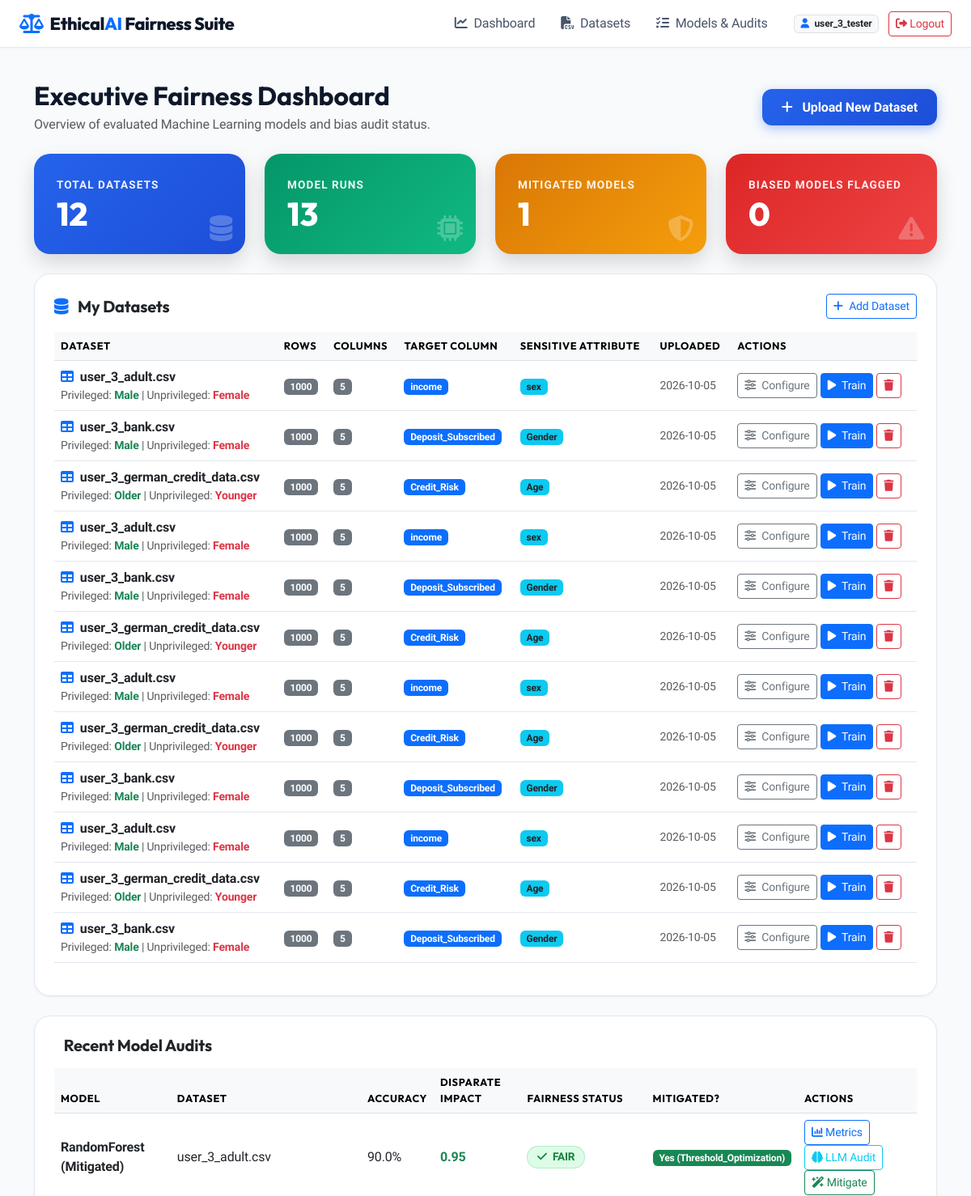
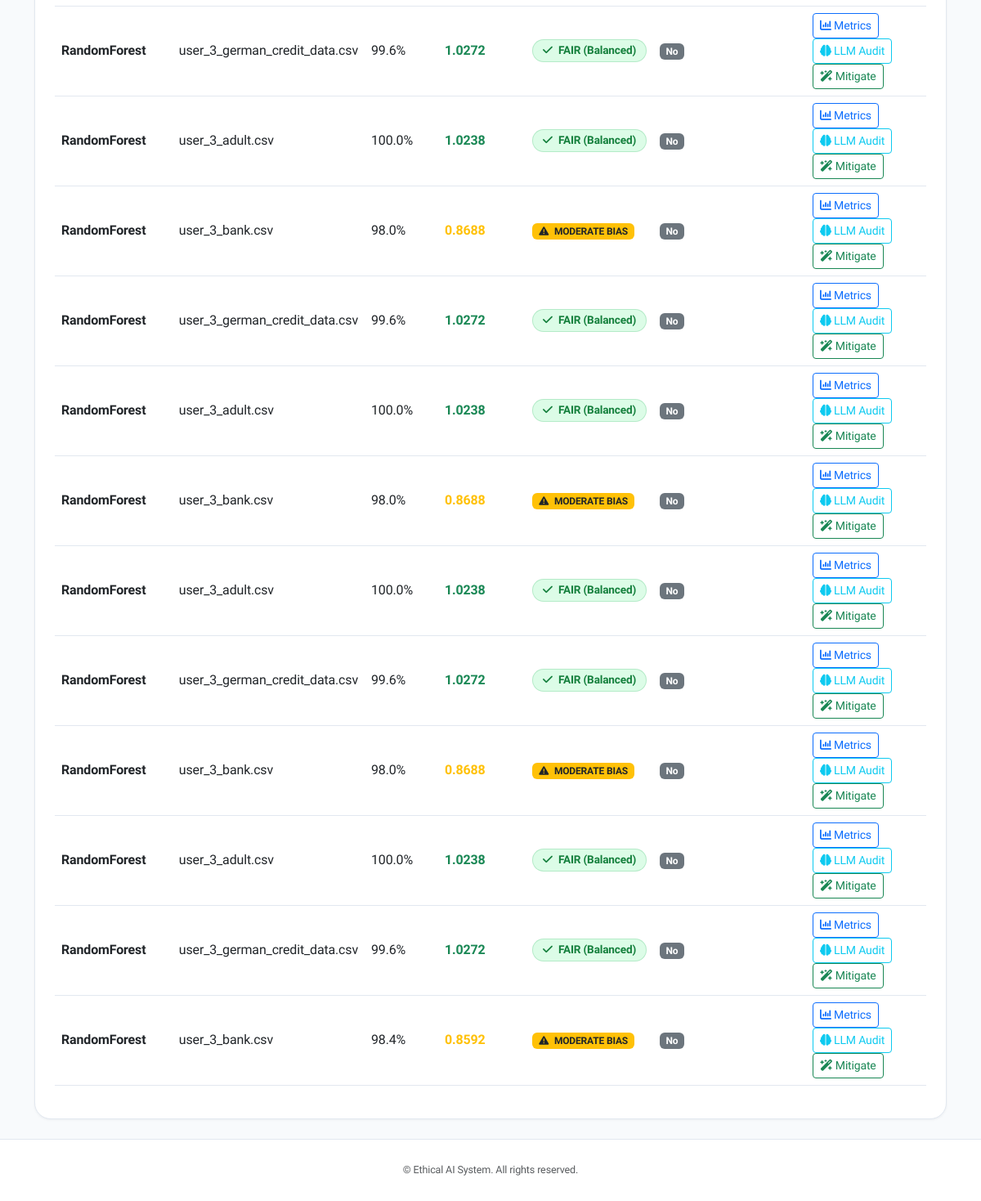
The app's page /dashboard (signed in) with its own data (2 pictures, top to bottom).
### tables this page shows
CREATE TABLE datasets (
    id INTEGER PRIMARY KEY AUTOINCREMENT,
    user_id INTEGER NOT NULL,
    filename VARCHAR(255) NOT NULL,
    filepath VARCHAR(255) NOT NULL,
    row_count INTEGER DEFAULT 0,
    column_count INTEGER DEFAULT 0,
    target_column VARCHAR(100),
    sensitive_column VARCHAR(100),
    privileged_group VARCHAR(100),
    unprivileged_group VARCHAR(100),
    uploaded_at TIMESTAMP DEFAULT CURRENT_TIMESTAMP, csv_content TEXT,
    FOREIGN KEY (user_id) REFERENCES users(id) ON DELETE CASCADE
);

CREATE TABLE model_runs (
    id INTEGER PRIMARY KEY AUTOINCREMENT,
    user_id INTEGER NOT NULL,
    dataset_id INTEGER NOT NULL,
    model_name VARCHAR(100) NOT NULL,
    accuracy REAL NOT NULL,
    precision_score REAL NOT NULL,
    recall_score REAL NOT NULL,
    f1_score REAL NOT NULL,
    disparate_impact REAL NOT NULL,
    demographic_parity_diff REAL NOT NULL,
    equalized_odds_diff REAL NOT NULL,
    equal_opportunity_diff REAL NOT NULL,
    is_mitigated BOOLEAN DEFAULT 0,
    mitigation_method VARCHAR(100) DEFAULT 'None',
    confusion_matrix_json TEXT NOT NULL,
    fairness_status VARCHAR(50) DEFAULT 'Unchecked',
    created_at TIMESTAMP DEFAULT CURRENT_TIMESTAMP, group_metrics_json TEXT DEFAULT NULL,
    FOREIGN KEY (user_id) REFERENCES users(id) ON DELETE CASCADE,
    FOREIGN KEY (dataset_id) REFERENCES datasets(id) ON DELETE CASCADE
);

### app.py (the view)
@app.route('/dashboard')
@login_required
def dashboard():
    user_id = session['user_id']
    datasets = get_user_datasets(user_id)
    conn = get_db_connection()
    cursor = conn.cursor()
    cursor.execute(
        """SELECT m.*, d.filename FROM model_runs m
           JOIN datasets d ON m.dataset_id = d.id
           WHERE m.user_id = ? ORDER BY m.created_at DESC""",
        (user_id,)
    )
    model_runs = [dict(r) for r in cursor.fetchall()]
    conn.close()
    mitigated_count = sum(1 for r in model_runs if r['is_mitigated'])
    biased_count = sum(1 for r in model_runs if 'BIASED' in r['fairness_status'])
    return render_template(
        'dashboard.html',
        datasets=datasets,
        model_runs=model_runs,
        mitigated_count=mitigated_count,
        biased_count=biased_count
    )

### app.py (called while the page is built)
def login_required(f):
    from functools import wraps
    @wraps(f)
    def decorated_function(*args, **kwargs):
        if 'user_id' not in session:
            flash('Please log in to access this page.', 'warning')
            return redirect(url_for('login_page'))
        return f(*args, **kwargs)
    return decorated_function

### models/auth.py (called while the page is built)
def get_db_connection():
    conn = sqlite3.connect(Config.DATABASE_PATH, timeout=30.0)
    conn.row_factory = sqlite3.Row
    return conn

### models/dataset_manager.py (called while the page is built)
def get_user_datasets(user_id):
    conn = get_db_connection()
    cursor = conn.cursor()
    cursor.execute("SELECT * FROM datasets WHERE user_id = ? ORDER BY uploaded_at DESC", (user_id,))
    datasets = cursor.fetchall()
    conn.close()
    return [dict(d) for d in datasets]

### templates/dashboard.html (shortened to what this page needs)
{% extends "base.html" %}
{% block content %}
<div class="container py-4">
    <div class="d-flex justify-content-between align-items-center mb-4">
        <div>
            <h2 class="fw-bold mb-1">Executive Fairness Dashboard</h2>
            <p class="text-muted mb-0">Overview of evaluated Machine Learning models and bias audit status.</p>
        </div>
        <div>
            <a href="{{ url_for('upload_page') }}" class="btn btn-primary-custom"><i class="fa-solid fa-plus me-2"></i> Upload New Dataset</a>
        </div>
    </div>
    <div class="row g-4 mb-4">
        <div class="col-md-3">
            <div class="card card-custom metric-card primary">
                <div class="metric-label">Total Datasets</div>
                <div class="metric-val">{{ datasets|length }}</div>
                <i class="fa-solid fa-database position-absolute end-0 bottom-0 m-3 opacity-25 fa-2x"></i>
            </div>
        </div>
        <div class="col-md-3">
            <div class="card card-custom metric-card success">
                <div class="metric-label">Model Runs</div>
                <div class="metric-val">{{ model_runs|length }}</div>
                <i class="fa-solid fa-microchip position-absolute end-0 bottom-0 m-3 opacity-25 fa-2x"></i>
            </div>
        </div>
        <div class="col-md-3">
            <div class="card card-custom metric-card warning">
                <div class="metric-label">Mitigated Models</div>
                <div class="metric-val">{{ mitigated_count }}</div>
                <i class="fa-solid fa-shield-halved position-absolute end-0 bottom-0 m-3 opacity-25 fa-2x"></i>
            </div>
        </div>
        <div class="col-md-3">
            <div class="card card-custom metric-card danger">
                <div class="metric-label">Biased Models Flagged</div>
                <div class="metric-val">{{ biased_count }}</div>
                <i class="fa-solid fa-triangle-exclamation position-absolute end-0 bottom-0 m-3 opacity-25 fa-2x"></i>
            </div>
        </div>
    </div>
    <div class="card card-custom p-4 mb-4">
        <div class="d-flex justify-content-between align-items-center mb-3">
            <h5 class="fw-bold mb-0"><i class="fa-solid fa-database me-2 text-primary"></i> My Datasets</h5>
            <a href="{{ url_for('upload_page') }}" class="btn btn-sm btn-outline-primary">
                <i class="fa-solid fa-plus me-1"></i> Add Dataset
            </a>
        </div>
        {% if datasets %}
            <div class="table-responsive">
                <table class="table table-hover align-middle">
                    <thead class="table-light">
                        <tr>
                            <th>Dataset</th>
                            <th>Rows</th>
                            <th>Columns</th>
                            <th>Target Column</th>
                            <th>Sensitive Attribute</th>
                            <th>Uploaded</th>
                            <th>Actions</th>
                        </tr>
                    </thead>
                    <tbody>
                        {% for ds in datasets %}
                        <tr>
                            <td>
                                <div class="fw-bold"><i class="fa-solid fa-table text-primary me-2"></i>{{ ds.filename }}</div>
                                <div class="small text-muted">
                                    Privileged: <span class="text-success fw-bold">{{ ds.privileged_group or '—' }}</span> |
                                    Unprivileged: <span class="text-danger fw-bold">{{ ds.unprivileged_group or '—' }}</span>
                                </div>
                            </td>
                            <td><span class="badge bg-secondary">{{ ds.row_count }}</span></td>
                            <td><span class="badge bg-secondary">{{ ds.column_count }}</span></td>
                            <td>
                                {% if ds.target_column %}
                                    <span class="badge bg-primary">{{ ds.target_column }}</span>
                                {% else %}
                                    <span class="text-muted small">Not set</span>
                                {% endif %}
                            </td>
                            <td>
                                {% if ds.sensitive_column %}
                                    <span class="badge bg-info text-dark">{{ ds.sensitive_column }}</span>
                                {% else %}
                                    <span class="text-muted small">Not set</span>
                                {% endif %}
                            </td>
                            <td class="small text-muted">{{ ds.uploaded_at[:10] if ds.uploaded_at else '—' }}</td>
                            <td>
                                <div class="d-flex gap-1 flex-wrap">
                                    <a href="{{ url_for('preprocess_page', dataset_id=ds.id) }}" class="btn btn-sm btn-outline-secondary" title="Configure columns">
                                        <i class="fa-solid fa-sliders me-1"></i> Configure
                                    </a>
                                    <a href="{{ url_for('train_page', dataset_id=ds.id) }}" class="btn btn-sm btn-primary" title="Train a model">
                                        <i class="fa-solid fa-play me-1"></i> Train
                                    </a>
                                    <button class="btn btn-sm btn-outline-danger" title="Delete dataset"
                                            onclick="confirmDelete({{ ds.id }}, '{{ ds.filename|replace("'", "\\'") }}')">
                                        <i class="fa-solid fa-trash"></i>
                                    </button>
                                </div>
                            </td>
                        </tr>
                        {% endfor %}
                    </tbody>
                </table>
            </div>
        {% endif %}
    </div>
    <div class="card card-custom p-4">
        <h5 class="fw-bold mb-3"> Recent Model Audits</h5>
        {% if model_runs %}
            <div class="table-responsive">
                <table class="table table-hover align-middle">
                    <thead class="table-light">
                        <tr>
                            <th>Model</th>
                            <th>Dataset</th>
                            <th>Accuracy</th>
                            <th>Disparate Impact</th>
                            <th>Fairness Status</th>
                            <th>Mitigated?</th>
                            <th>Actions</th>
                        </tr>
                    </thead>
                    <tbody>
                        {% for run in model_runs %}
                        <tr>
                            <td class="fw-bold">{{ run.model_name }}</td>
                            <td>{{ run.filename }}</td>
                            <td>{{ (run.accuracy * 100)|round(1) }}%</td>
                            <td class="fw-bold {{ 'text-danger' if run.disparate_impact < 0.8 else ('text-warning' if run.disparate_impact < 0.9 else 'text-success') }}">
                                {{ run.disparate_impact }}
                            </td>
                            <td>
                                {% if 'BIASED' in run.fairness_status %}
                                    <span class="badge badge-biased"><i class="fa-solid fa-xmark me-1"></i> {{ run.fairness_status }}</span>
                                {% elif 'MODERATE' in run.fairness_status %}
                                    <span class="badge bg-warning text-dark"><i class="fa-solid fa-triangle-exclamation me-1"></i> {{ run.fairness_status }}</span>
                                {% else %}
                                    <span class="badge badge-fair"><i class="fa-solid fa-check me-1"></i> {{ run.fairness_status }}</span>
                                {% endif %}
                            </td>
                            <td>
                                {% if run.is_mitigated %}
                                    <span class="badge bg-success">Yes ({{ run.mitigation_method }})</span>
                                {% else %}
                                    <span class="badge bg-secondary">No</span>
                                {% endif %}
                            </td>
                            <td>
                                <a href="{{ url_for('bias_detection_page', model_run_id=run.id) }}" class="btn btn-sm btn-outline-primary me-1"><i class="fa-solid fa-chart-column"></i> Metrics</a>
                                <a href="{{ url_for('llm_audit_page', model_run_id=run.id) }}" class="btn btn-sm btn-outline-info me-1"><i class="fa-solid fa-brain"></i> LLM Audit</a>
                                <a href="{{ url_for('mitigation_page', model_run_id=run.id) }}" class="btn btn-sm btn-outline-success"><i class="fa-solid fa-wand-magic-sparkles"></i> Mitigate</a>
                            </td>
                        </tr>
                        {% endfor %}
                    </tbody>
                </table>
            </div>
        {% else %}
            <div class="text-center py-4 text-muted">
                <i class="fa-solid fa-folder-open fa-3x mb-3"></i>
                <p>No model audits found yet. Upload a dataset to begin bias evaluation!</p>
                <a href="{{ url_for('upload_page') }}" class="btn btn-primary"><i class="fa-solid fa-upload me-2"></i> Upload Dataset</a>
            </div>
        {% endif %}
    </div>
</div>
{% endblock %}

### static/css/style.css (style rules this page uses)
:root { --primary-color: #2563eb; --primary-hover: #1d4ed8; --secondary-color: #475569; --accent-glow: rgba(37, 99, 235, 0.12); --success-color: #10b981; --warning-color: #f59e0b; --danger-color: #ef4444; --bg-gradient: #f8fafc; --card-bg: #ffffff; --card-border: #e2e8f0; --card-shadow: 0 1px 3px rgba(15, 23, 42, 0.05); }
body { font-family: 'Plus Jakarta Sans', system-ui, -apple-system, sans-serif; background: #f8fafc; color: #0f172a; min-height: 100vh; display: flex; flex-direction: column; letter-spacing: -0.01em; }
h1, h2, h3, h4, h5, h6, .hero-title, .navbar-brand { font-family: 'Outfit', sans-serif; }
.card-custom { background: var(--card-bg); border: 1px solid var(--card-border); border-radius: 1.25rem; box-shadow: var(--card-shadow); transition: transform 0.25s ease, box-shadow 0.25s ease, border-color 0.25s ease; }
.metric-card { padding: 1.75rem; border-radius: 1.25rem; color: white; position: relative; overflow: hidden; border: none; box-shadow: 0 10px 25px rgba(0, 0, 0, 0.15); transition: transform 0.25s ease; }
.metric-card.primary { background: linear-gradient(135deg, #2563eb, #1d4ed8); }
.metric-card.success { background: linear-gradient(135deg, #059669, #10b981); }
.metric-card.warning { background: linear-gradient(135deg, #d97706, #f59e0b); }
.metric-card.danger { background: linear-gradient(135deg, #dc2626, #ef4444); }
.metric-val { font-family: 'Outfit', sans-serif; font-size: 2.5rem; font-weight: 800; line-height: 1.1; margin-top: 0.25rem; }
.metric-label { font-size: 0.85rem; font-weight: 600; text-transform: uppercase; letter-spacing: 0.08em; opacity: 0.92; }
.badge-fair { background-color: #dcfce7; color: #15803d; padding: 0.45em 0.85em; border-radius: 2rem; font-weight: 700; font-size: 0.85rem; border: 1px solid rgba(22, 163, 74, 0.2); }
.btn-primary-custom { background: linear-gradient(135deg, #2563eb 0%, #1d4ed8 100%); color: white; border: none; padding: 0.65rem 1.5rem; border-radius: 0.75rem; font-weight: 700; box-shadow: 0 4px 14px rgba(37, 99, 235, 0.35); transition: all 0.25s cubic-bezier(0.4, 0, 0.2, 1); }
.table { border-color: #e2e8f0; }
.table th { font-family: 'Outfit', sans-serif; font-weight: 700; text-transform: uppercase; font-size: 0.8rem; letter-spacing: 0.05em; }

### records on screen
datasets: filename "user_3_adult.csv", privileged_group "Male", unprivileged_group "Female", row_count "1000", column_count "5", target_column "income", sensitive_column "sex", uploaded_at "2026-10-05"
datasets: filename "user_3_bank.csv", privileged_group "Male", unprivileged_group "Female", row_count "1000", column_count "5", target_column "Deposit_Subscribed", sensitive_column "Gender", uploaded_at "2026-10-05"
datasets: filename "user_3_german_credit_data.csv", privileged_group "Older", unprivileged_group "Younger", row_count "1000", column_count "5", target_column "Credit_Risk", sensitive_column "Age", uploaded_at "2026-10-05"
datasets: filename "user_3_adult.csv", privileged_group "Male", unprivileged_group "Female", row_count "1000", column_count "5", target_column "income", sensitive_column "sex", uploaded_at "2026-10-05"
datasets: filename "user_3_bank.csv", privileged_group "Male", unprivileged_group "Female", row_count "1000", column_count "5", target_column "Deposit_Subscribed", sensitive_column "Gender", uploaded_at "2026-10-05"
datasets: filename "user_3_german_credit_data.csv", privileged_group "Older", unprivileged_group "Younger", row_count "1000", column_count "5", target_column "Credit_Risk", sensitive_column "Age", uploaded_at "2026-10-05"
datasets: filename "user_3_adult.csv", privileged_group "Male", unprivileged_group "Female", row_count "1000", column_count "5", target_column "income", sensitive_column "sex", uploaded_at "2026-10-05"
datasets: filename "user_3_german_credit_data.csv", privileged_group "Older", unprivileged_group "Younger", row_count "1000", column_count "5", target_column "Credit_Risk", sensitive_column "Age", uploaded_at "2026-10-05"
datasets: filename "user_3_bank.csv", privileged_group "Male", unprivileged_group "Female", row_count "1000", column_count "5", target_column "Deposit_Subscribed", sensitive_column "Gender", uploaded_at "2026-10-05"
datasets: filename "user_3_adult.csv", privileged_group "Male", unprivileged_group "Female", row_count "1000", column_count "5", target_column "income", sensitive_column "sex", uploaded_at "2026-10-05"
datasets: filename "user_3_german_credit_data.csv", privileged_group "Older", unprivileged_group "Younger", row_count "1000", column_count "5", target_column "Credit_Risk", sensitive_column "Age", uploaded_at "2026-10-05"
datasets: filename "user_3_bank.csv", privileged_group "Male", unprivileged_group "Female", row_count "1000", column_count "5", target_column "Deposit_Subscribed", sensitive_column "Gender", uploaded_at "2026-10-05"
model_runs: model_name "RandomForest (Mitigated)", filename "user_3_adult.csv", (run.accuracy*100)|round(1) "90.0", disparate_impact "0.95", fairness_status "FAIR", mitigation_method "Threshold_Optimization"
model_runs: model_name "RandomForest", filename "user_3_german_credit_data.csv", (run.accuracy*100)|round(1) "99.6", disparate_impact "1.0272", fairness_status "FAIR (Balanced)", is_mitigated "No"
model_runs: model_name "RandomForest", filename "user_3_adult.csv", (run.accuracy*100)|round(1) "100.0", disparate_impact "1.0238", fairness_status "FAIR (Balanced)", is_mitigated "No"
model_runs: model_name "RandomForest", filename "user_3_bank.csv", (run.accuracy*100)|round(1) "98.0", disparate_impact "0.8688", fairness_status "MODERATE BIAS", is_mitigated "No"
model_runs: model_name "RandomForest", filename "user_3_german_credit_data.csv", (run.accuracy*100)|round(1) "99.6", disparate_impact "1.0272", fairness_status "FAIR (Balanced)", is_mitigated "No"
model_runs: model_name "RandomForest", filename "user_3_adult.csv", (run.accuracy*100)|round(1) "100.0", disparate_impact "1.0238", fairness_status "FAIR (Balanced)", is_mitigated "No"
model_runs: model_name "RandomForest", filename "user_3_bank.csv", (run.accuracy*100)|round(1) "98.0", disparate_impact "0.8688", fairness_status "MODERATE BIAS", is_mitigated "No"
model_runs: model_name "RandomForest", filename "user_3_adult.csv", (run.accuracy*100)|round(1) "100.0", disparate_impact "1.0238", fairness_status "FAIR (Balanced)", is_mitigated "No"
model_runs: model_name "RandomForest", filename "user_3_german_credit_data.csv", (run.accuracy*100)|round(1) "99.6", disparate_impact "1.0272", fairness_status "FAIR (Balanced)", is_mitigated "No"
model_runs: model_name "RandomForest", filename "user_3_bank.csv", (run.accuracy*100)|round(1) "98.0", disparate_impact "0.8688", fairness_status "MODERATE BIAS", is_mitigated "No"
model_runs: model_name "RandomForest", filename "user_3_adult.csv", (run.accuracy*100)|round(1) "100.0", disparate_impact "1.0238", fairness_status "FAIR (Balanced)", is_mitigated "No"
model_runs: model_name "RandomForest", filename "user_3_german_credit_data.csv", (run.accuracy*100)|round(1) "99.6", disparate_impact "1.0272", fairness_status "FAIR (Balanced)", is_mitigated "No"
model_runs: model_name "RandomForest", filename "user_3_bank.csv", (run.accuracy*100)|round(1) "98.4", disparate_impact "0.8592", fairness_status "MODERATE BIAS", is_mitigated "No"

### other values on screen
{{ session.username }} "user_3_tester"
{{ datasets|length }} "12"
{{ model_runs|length }} "13"
{{ mitigated_count }} "1"
{{ biased_count }} "0"
